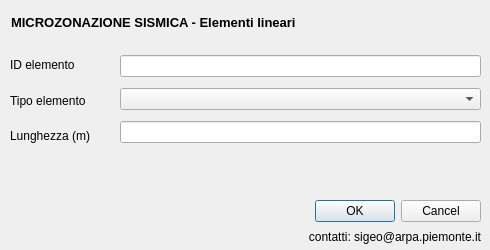
<?xml version="1.0" encoding="UTF-8"?>
<ui version="4.0">
 <class>Dialog</class>
 <widget class="QDialog" name="Dialog">
  <property name="geometry">
   <rect>
    <x>0</x>
    <y>0</y>
    <width>490</width>
    <height>250</height>
   </rect>
  </property>
  <property name="windowTitle">
   <string>Dialog</string>
  </property>
  <widget class="QWidget" name="layoutWidget">
   <property name="geometry">
    <rect>
     <x>11</x>
     <y>11</y>
     <width>471</width>
     <height>22</height>
    </rect>
   </property>
   <layout class="QHBoxLayout" name="horizontalLayout">
    <item>
     <widget class="QLabel" name="label_6">
      <property name="font">
       <font>
        <pointsize>10</pointsize>
        <weight>75</weight>
        <bold>true</bold>
       </font>
      </property>
      <property name="text">
       <string>MICROZONAZIONE SISMICA - Elementi lineari</string>
      </property>
     </widget>
    </item>
    <item>
     <spacer name="horizontalSpacer">
      <property name="orientation">
       <enum>Qt::Horizontal</enum>
      </property>
      <property name="sizeHint" stdset="0">
       <size>
        <width>40</width>
        <height>20</height>
       </size>
      </property>
     </spacer>
    </item>
   </layout>
  </widget>
  <widget class="QWidget" name="">
   <property name="geometry">
    <rect>
     <x>120</x>
     <y>50</y>
     <width>361</width>
     <height>101</height>
    </rect>
   </property>
   <layout class="QVBoxLayout" name="verticalLayout">
    <item>
     <widget class="QLineEdit" name="id_el">
      <property name="toolTip">
       <string extracomment="pippo"/>
      </property>
      <property name="whatsThis">
       <string/>
      </property>
     </widget>
    </item>
    <item>
     <widget class="QComboBox" name="tipo_el"/>
    </item>
    <item>
     <widget class="QLineEdit" name="shape_leng"/>
    </item>
   </layout>
  </widget>
  <widget class="QWidget" name="">
   <property name="geometry">
    <rect>
     <x>10</x>
     <y>50</y>
     <width>101</width>
     <height>101</height>
    </rect>
   </property>
   <layout class="QVBoxLayout" name="verticalLayout_2">
    <item>
     <widget class="QLabel" name="label_3">
      <property name="toolTip">
       <string/>
      </property>
      <property name="statusTip">
       <string/>
      </property>
      <property name="whatsThis">
       <string/>
      </property>
      <property name="text">
       <string>ID elemento</string>
      </property>
     </widget>
    </item>
    <item>
     <widget class="QLabel" name="label">
      <property name="text">
       <string>Tipo elemento</string>
      </property>
     </widget>
    </item>
    <item>
     <widget class="QLabel" name="label_2">
      <property name="text">
       <string>Lunghezza (m)</string>
      </property>
     </widget>
    </item>
   </layout>
  </widget>
  <widget class="QWidget" name="">
   <property name="geometry">
    <rect>
     <x>10</x>
     <y>200</y>
     <width>221</width>
     <height>41</height>
    </rect>
   </property>
   <layout class="QHBoxLayout" name="horizontalLayout_2">
    <item>
     <widget class="QLabel" name="label_10">
      <property name="font">
       <font>
        <family>Arial</family>
        <italic>true</italic>
       </font>
      </property>
      <property name="text">
       <string/>
      </property>
      <property name="pixmap">
       <pixmap>resources/arpa.gif</pixmap>
      </property>
     </widget>
    </item>
    <item>
     <widget class="QLabel" name="label_16">
      <property name="text">
       <string/>
      </property>
      <property name="pixmap">
       <pixmap>resources/rp.gif</pixmap>
      </property>
     </widget>
    </item>
   </layout>
  </widget>
  <widget class="QWidget" name="">
   <property name="geometry">
    <rect>
     <x>240</x>
     <y>200</y>
     <width>241</width>
     <height>46</height>
    </rect>
   </property>
   <layout class="QVBoxLayout" name="verticalLayout_3">
    <item>
     <widget class="QDialogButtonBox" name="buttonBox">
      <property name="orientation">
       <enum>Qt::Horizontal</enum>
      </property>
      <property name="standardButtons">
       <set>QDialogButtonBox::Cancel|QDialogButtonBox::Ok</set>
      </property>
     </widget>
    </item>
    <item>
     <widget class="QLabel" name="label_17">
      <property name="text">
       <string>contatti: sigeo@arpa.piemonte.it</string>
      </property>
      <property name="alignment">
       <set>Qt::AlignRight|Qt::AlignTrailing|Qt::AlignVCenter</set>
      </property>
     </widget>
    </item>
   </layout>
  </widget>
  <zorder>id_el</zorder>
  <zorder>label_3</zorder>
  <zorder>layoutWidget</zorder>
  <zorder>buttonBox</zorder>
  <zorder>label_10</zorder>
  <zorder>label_16</zorder>
  <zorder>label_17</zorder>
  <zorder>tipo_el</zorder>
  <zorder>label</zorder>
  <zorder>label_2</zorder>
  <zorder>shape_leng</zorder>
 </widget>
 <resources/>
 <connections>
  <connection>
   <sender>buttonBox</sender>
   <signal>accepted()</signal>
   <receiver>Dialog</receiver>
   <slot>accept()</slot>
   <hints>
    <hint type="sourcelabel">
     <x>248</x>
     <y>254</y>
    </hint>
    <hint type="destinationlabel">
     <x>157</x>
     <y>274</y>
    </hint>
   </hints>
  </connection>
  <connection>
   <sender>buttonBox</sender>
   <signal>rejected()</signal>
   <receiver>Dialog</receiver>
   <slot>reject()</slot>
   <hints>
    <hint type="sourcelabel">
     <x>316</x>
     <y>260</y>
    </hint>
    <hint type="destinationlabel">
     <x>286</x>
     <y>274</y>
    </hint>
   </hints>
  </connection>
 </connections>
</ui>
